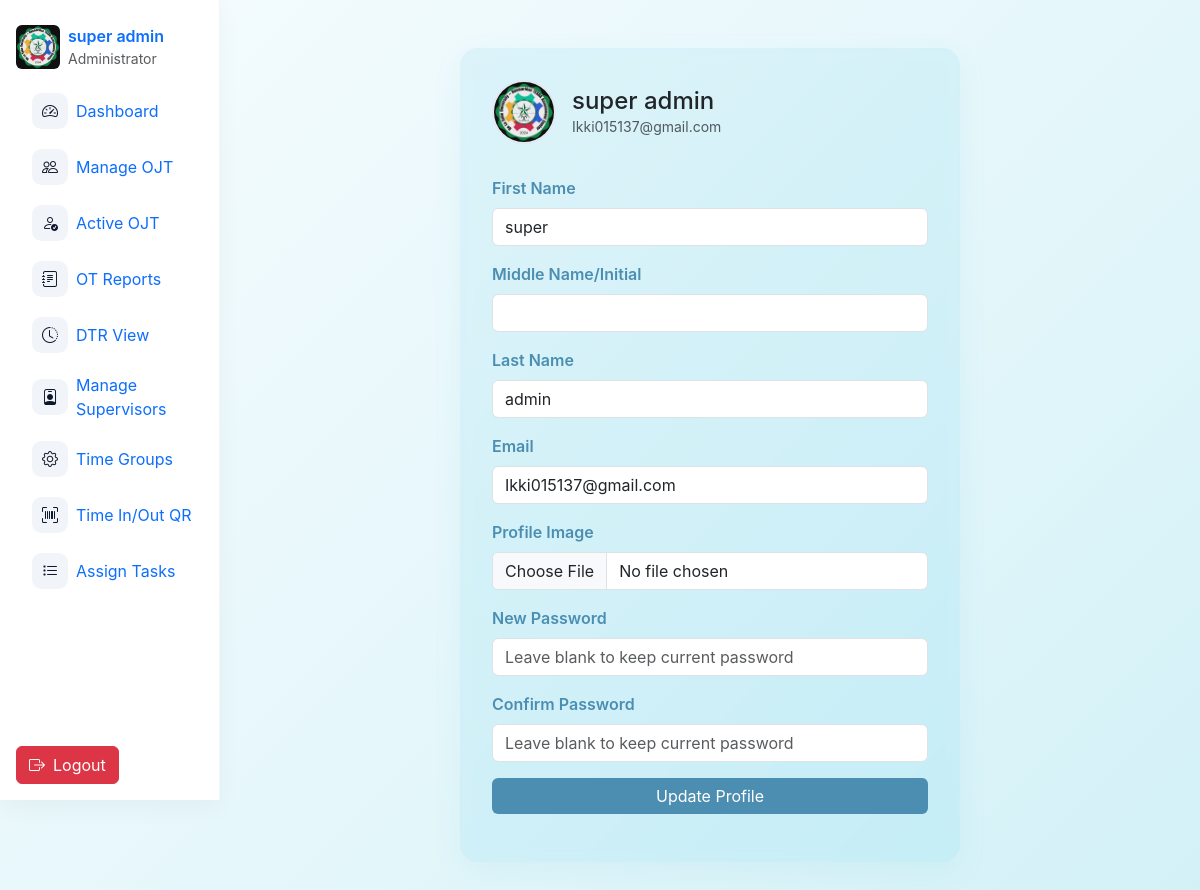
/admin/adminprofileedit.php (signed in), run on the app's committed database.
### tables this page shows
CREATE TABLE `users` (
  `id` int(11) NOT NULL,
  `username` varchar(50) NOT NULL,
  `email` varchar(100) NOT NULL,
  `password` varchar(255) NOT NULL,
  `role` enum('super_admin','admin','ojt') NOT NULL,
  `fname` varchar(50) DEFAULT NULL,
  `mname` varchar(225) DEFAULT NULL,
  `lname` varchar(50) DEFAULT NULL,
  `position` varchar(100) DEFAULT NULL,
  `age` int(11) DEFAULT NULL,
  `mobile` varchar(15) DEFAULT NULL,
  `school_org` varchar(100) DEFAULT NULL,
  `full_name` varchar(100) DEFAULT NULL,
  `bio` varchar(255) DEFAULT NULL,
  `profile_img` varchar(255) DEFAULT NULL,
  `adviser_id` int(11) DEFAULT NULL,
  `status` enum('active','restricted') NOT NULL DEFAULT 'active',
  `face_descriptor` text DEFAULT NULL
);

### admin/adminprofileedit.php (the view, shortened to what this page needs)
<?php
include '../db.php';
include 'nav.php';
$admin_id = $_SESSION['user_id'];
$stmt = $oat->prepare("SELECT fname, mname, lname, email, profile_img FROM users WHERE id = ? LIMIT 1");
$stmt->bind_param("i", $admin_id);
$stmt->execute();
$admin = $stmt->get_result()->fetch_assoc();
?>
<!DOCTYPE html>
<html lang="en">
<head>
    <link href="https://cdn.jsdelivr.net/npm/bootstrap@5.3.2/dist/css/bootstrap.min.css" rel="stylesheet">
    <link rel="stylesheet" href="https://cdn.jsdelivr.net/npm/bootstrap-icons@1.11.1/font/bootstrap-icons.css">
</head>
<body>
<div class="profile-edit-container">
    <div class="profile-header">
        <img src="../<?= htmlspecialchars($admin['profile_img'] ?: 'uploads/noimg.png') ?>?t=<?= time() ?>" alt="Profile Image">
        <div>
            <h4 class="mb-0"><?= htmlspecialchars($admin['fname'] . ' ' . $admin['lname']) ?></h4>
            <small class="text-muted"><?= htmlspecialchars($admin['email']) ?></small>
        </div>
    </div>
    <form method="POST" action="" enctype="multipart/form-data">
        <div class="mb-3">
            <label for="fname" class="form-label">First Name</label>
            <input type="text" class="form-control" id="fname" name="fname" value="<?= htmlspecialchars($admin['fname']) ?>" required>
        </div>
        <div class="mb-3">
            <label for="mname" class="form-label">Middle Name/Initial</label>
            <input type="text" class="form-control" id="mname" name="mname" value="<?= htmlspecialchars($admin['mname'] ?? '') ?>">
        </div>
        <div class="mb-3">
            <label for="lname" class="form-label">Last Name</label>
            <input type="text" class="form-control" id="lname" name="lname" value="<?= htmlspecialchars($admin['lname']) ?>" required>
        </div>
        <div class="mb-3">
            <label for="email" class="form-label">Email</label>
            <input type="email" class="form-control" id="email" name="email" value="<?= htmlspecialchars($admin['email']) ?>" required>
        </div>
        <div class="mb-3">
            <label for="profile_img" class="form-label">Profile Image</label>
            <input type="file" class="form-control" id="profile_img" name="profile_img" accept="image/*">
        </div>
        <div class="mb-3">
            <label for="password" class="form-label">New Password</label>
            <input type="password" class="form-control" id="password" name="password" placeholder="Leave blank to keep current password">
        </div>
        <div class="mb-3">
            <label for="confirm_password" class="form-label">Confirm Password</label>
            <input type="password" class="form-control" id="confirm_password" name="confirm_password" placeholder="Leave blank to keep current password">
        </div>
        <button type="submit" class="btn btn-primary w-100">Update Profile</button>
    </form>
</div>
</body>
</html>

### admin/nav.php (shortened to what this page needs)
<?php
if (!function_exists('active')) {
    function active($page, $current) { return $page === $current ? 'active' : ''; }
}
$current = basename($_SERVER['PHP_SELF'] ?? '');
$avatar = 'uploads/noimg.png';
if (isset($_SESSION['avatar']) && $_SESSION['avatar'] && file_exists('../' . $_SESSION['avatar'])) {
    $avatar = $_SESSION['avatar'];
} else if (isset($_SESSION['user_id'])) {
    include_once '../db.php';
    $admin_id = (int)$_SESSION['user_id'];
    $result = $oat->query("SELECT profile_img FROM users WHERE id = $admin_id LIMIT 1");
    if ($result && $row = $result->fetch_assoc()) {
        if (!empty($row['profile_img']) && file_exists('../' . $row['profile_img'])) {
            $avatar = $row['profile_img'];
        }
    }
}
if (
    empty($_SESSION['fname']) ||
    empty($_SESSION['lname']) ||
    !isset($_SESSION['mname'])
) {
    include_once '../db.php';
    $admin_id = (int)$_SESSION['user_id'];
    $result = $oat->query("SELECT fname, mname, lname, profile_img FROM users WHERE id = $admin_id LIMIT 1");
    if ($result && $row = $result->fetch_assoc()) {
        if (!empty($row['profile_img']) && file_exists('../' . $row['profile_img'])) {
            $avatar = $row['profile_img'];
        }
    }
}
?>
<link href="https://cdn.jsdelivr.net/npm/bootstrap@5.3.2/dist/css/bootstrap.min.css" rel="stylesheet">
<link href="https://cdn.jsdelivr.net/npm/bootstrap-icons@1.10.5/font/bootstrap-icons.css" rel="stylesheet">
<nav id="sb-sidebar" class="d-none d-lg-flex flex-column" aria-label="Sidebar">
  <a href="adminprofileedit.php" class="d-flex align-items-center text-decoration-none mb-3">
    <img src="../<?php echo htmlspecialchars($avatar); ?>?t=<?php echo time(); ?>" alt="avatar" class="rounded me-2" style="width:44px;height:44px;object-fit:cover">
    <div class="d-flex flex-column">
      <span class="fw-semibold"><?php echo htmlspecialchars(($_SESSION['fname'] ?? '') . ' ' . ($_SESSION['lname'] ?? '')); ?></span>
      <small class="text-muted">Administrator</small>
    </div>
  </a>
  <div class="sb-nav nav flex-column gap-1" role="menu">
    <a class="nav-link d-flex align-items-center <?php echo active('admin.php',$current); ?>" href="admin.php" title="Dashboard" data-bs-toggle="tooltip" data-bs-placement="right">
      <div class="sb-icon"><i class="bi bi-speedometer2"></i></div>
      <div class="nav-label ms-2">Dashboard</div>
    </a>
    <a class="nav-link d-flex align-items-center <?php echo active('manageojt.php',$current); ?>" href="manageojt.php" title="Manage OJT" data-bs-toggle="tooltip" data-bs-placement="right">
      <div class="sb-icon"><i class="bi bi-people"></i></div>
      <div class="nav-label ms-2">Manage OJT</div>
    </a>
    <a class="nav-link d-flex align-items-center <?php echo active('activeojt.php',$current); ?>" href="activeojt.php" title="Active OJT" data-bs-toggle="tooltip" data-bs-placement="right">
      <div class="sb-icon"><i class="bi bi-person-check"></i></div>
      <div class="nav-label ms-2">Active OJT</div>
    </a>
    <a class="nav-link d-flex align-items-center <?php echo active('otreports.php',$current); ?>" href="otreports.php" title="OT Reports" data-bs-toggle="tooltip" data-bs-placement="right">
      <div class="sb-icon"><i class="bi bi-journal-text"></i></div>
      <div class="nav-label ms-2">OT Reports</div>
    </a>
    <a class="nav-link d-flex align-items-center <?php echo active('dtruserview.php',$current); ?>" href="dtruserview.php" title="DTR View" data-bs-toggle="tooltip" data-bs-placement="right">
      <div class="sb-icon"><i class="bi bi-clock-history"></i></div>
      <div class="nav-label ms-2">DTR View</div>
    </a>
<?php if ($_SESSION['role'] === 'super_admin'): ?>
    <a class="nav-link d-flex align-items-center <?php echo active('manage_admins.php',$current); ?>" href="manage_admins.php" title="Manage Supervisors" data-bs-toggle="tooltip" data-bs-placement="right">
      <div class="sb-icon"><i class="bi bi-person-badge"></i></div>
      <div class="nav-label ms-2">Manage <br> Supervisors</div>
    </a>
<?php endif; ?>
<?php if ($_SESSION['role'] === 'super_admin'): ?>
    <a class="nav-link d-flex align-items-center <?php echo active('sitesettings.php',$current); ?>" href="sitesettings.php" title="Site Settings" data-bs-toggle="tooltip" data-bs-placement="right">
      <div class="sb-icon"><i class="bi bi-gear"></i></div>
      <div class="nav-label ms-2">Time Groups</div>
    </a>
<?php endif; ?>
    <a class="nav-link d-flex align-items-center <?php echo active('qr_generator.php',$current); ?>" href="qr_generator.php" title="QR Generator" data-bs-toggle="tooltip" data-bs-placement="right">
      <div class="sb-icon"><i class="bi bi-upc-scan"></i></div>
      <div class="nav-label ms-2">Time In/Out QR</div>
    </a>
    <a class="nav-link d-flex align-items-center <?php echo active('assign.php',$current); ?>" href="assign.php" title="Assign Tasks" data-bs-toggle="tooltip" data-bs-placement="right">
      <div class="sb-icon"><i class="bi bi-list-task"></i></div>
      <div class="nav-label ms-2">Assign Tasks</div>
    </a>
  </div>
  <div class="sb-actions d-flex gap-2 mt-auto">
    <a href="logout.php" class="btn btn-danger d-flex align-items-center justify-content-center" title="Logout" data-bs-toggle="tooltip" data-bs-placement="right">
      <i class="bi bi-box-arrow-right"></i>
      <span class="label ms-2">Logout</span>
    </a>
  </div>
</nav>

### admin/nav.php (style rules this page uses)
:root { --sb-w:220px; --sb-cw:72px; }
#sb-sidebar { position: fixed; top: 0; left: 0; height: 100vh; width: var(--sb-w); z-index: 1040; transition: transform .22s ease, width .18s ease; }
body { padding-left: var(--sb-w); transition: padding-left .18s ease; font-family: 'Inter', sans-serif; }
#sb-sidebar { position:fixed; top:0; left:0; height:100vh; width:var(--sb-w); padding:1rem; background:#fff; border-right:1px solid rgba(0,0,0,.04); box-shadow:0 8px 24px rgba(10,10,10,.04); transition:width .18s ease; z-index:1040; overflow:hidden; }
.sb-icon { width:36px; height:36px; display:grid; place-items:center; border-radius:.6rem; background:#f1f5f9; color:#0f172a; flex:0 0 36px; }
.nav-label { white-space:nowrap; overflow:hidden; text-overflow:ellipsis; transition:opacity .12s ease, max-width .18s ease; max-width:160px; opacity:1; }
.sb-nav { overflow-y:auto; max-height:calc(100vh - 220px); scrollbar-width:none; -ms-overflow-style:none; }
.sb-actions .label { transition:opacity .12s ease, max-width .18s ease; }

### admin/adminprofileedit.php (style rules this page uses)
body { font-family: 'Inter', sans-serif; background: linear-gradient(135deg, #f6fcfe 0%, #e3f6fa 60%, #d2f1f7 100%); min-height: 100vh; }
.profile-edit-container { max-width: 500px; margin: 3rem auto; padding: 2rem; background: rgba(60, 178, 204, 0.09); border-radius: 18px; box-shadow: 0 10px 30px 0 rgba(60,178,204,0.08); backdrop-filter: blur(6px) saturate(120%); }
.profile-header { display: flex; align-items: center; gap: 1rem; margin-bottom: 2rem; }
.profile-header img { width: 64px; height: 64px; border-radius: 50%; object-fit: cover; border: 2px solid #e2e8f0; }
.form-label { font-weight: 600; color: #4c8eb1; }
.btn-primary { background: #4c8eb1; border: none; }

### data on the page
users: profile_img (picture), fname+lname "super admin", email "Ikki015137@gmail.com", fname "super", lname "admin"
